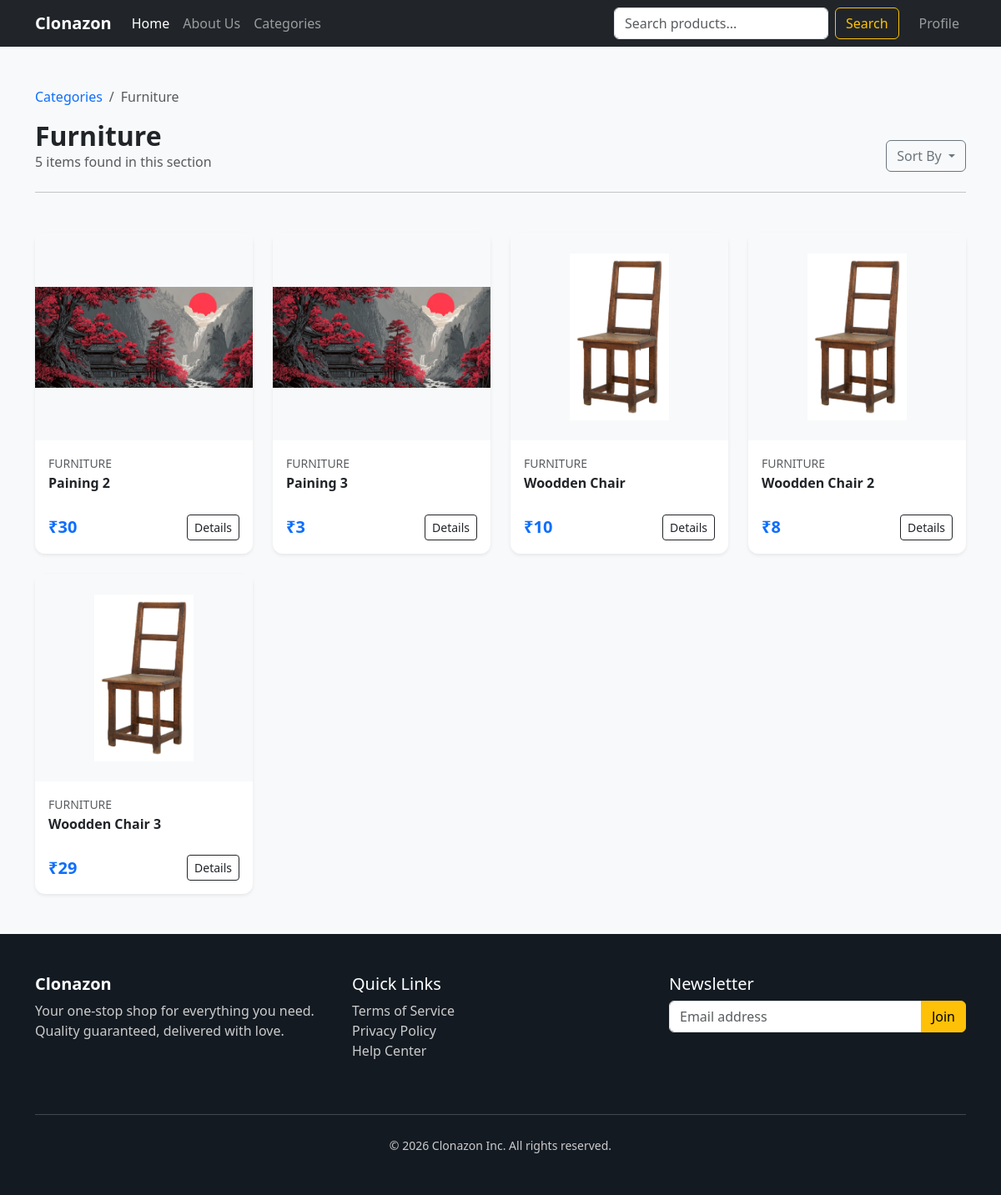
The page /categories/filter-by-category/furniture/ on the database its author committed.
### app/models.py (models this page shows, shortened)
class Category(models.Model):
    name = models.CharField(max_length=255)
    picture = models.ImageField(upload_to='category_images/')
    slug = models.SlugField(max_length=255)
    class Meta:
        verbose_name_plural = 'Categories'

class Product(models.Model):
    name = models.CharField(max_length=355)
    image = models.ImageField(upload_to='product_images/')
    description = models.TextField(max_length=855)
    price = models.PositiveIntegerField(default=0)
    country_of_origin = models.CharField(max_length=155)
    weight = models.PositiveIntegerField(default=0)
    box_components = models.CharField(max_length=455)
    category = models.ForeignKey(Category, on_delete=models.CASCADE, related_name='products')
    seller = models.ForeignKey(User, on_delete=models.CASCADE, related_name='products')
    slug = models.SlugField(max_length=355)
    discount = models.PositiveIntegerField(default=0)
    is_trending = models.BooleanField(default=False)
    created_at = models.DateTimeField(auto_now_add=True)
    updated_at = models.DateTimeField(auto_now=True)

### app/views.py (the view)
# urls.py: path('categories/filter-by-category/<slug:slug>/', views.filter_by_category, name='filter_by_category'),
def filter_by_category(request, slug):
    category = get_object_or_404(Category, slug=slug)
    filtered_products = Product.objects.filter(category=category)
    sort_type = request.GET.get('sort')
    if sort_type == 'price_low':
        filtered_products = Product.objects.filter(category=category).order_by('price')
    elif sort_type == 'price_high':
        filtered_products = Product.objects.filter(category=category).order_by('-price')
    elif sort_type == 'new':
        filtered_products = Product.objects.filter(category=category).order_by('-created_at')
    context = {
        'filtered_products': filtered_products,
        'category': category
    }
    return render(request, 'filter_by_category.html', context=context)

### app/context_processors.py (called while the page is built)
def get_categories(request):
    categories = Category.objects.all().order_by('name')
    return dict(categories=categories)

### templates/filter_by_category.html (shortened to what this page needs)
{% extends "base.html" %}
{% block content %}
<div class="container my-5">
    <nav aria-label="breadcrumb">
        <ol class="breadcrumb">
            <li class="breadcrumb-item"><a href="{% url 'categories' %}" class="text-decoration-none">Categories</a></li>
            <li class="breadcrumb-item active" aria-current="page">{{ category.name }}</li>
        </ol>
    </nav>
    <div class="d-flex justify-content-between align-items-end mb-4">
        <div>
            <h2 class="fw-bold mb-0">{{ category.name }}</h2>
            <p class="text-muted mb-0">{{ filtered_products.count }} items found in this section</p>
        </div>
        <div class="dropdown">
            <button class="btn btn-outline-secondary dropdown-toggle" type="button" data-bs-toggle="dropdown">
                Sort By
            </button>
        </div>
    </div>
    <hr class="mb-5">
    <div class="row g-4">
        {% for product in filtered_products %}
        <div class="col-12 col-sm-6 col-md-4 col-lg-3">
            <div class="card h-100 border-0 shadow-sm product-card">
                <div class="position-relative overflow-hidden bg-light d-flex align-items-center justify-content-center" style="height: 250px;">
                    {% if product.image %}
                        <img src="{{ product.image.url }}"
                             class="img-fluid"
                             style="max-height: 200px; width: auto; object-fit: contain;"
                             alt="{{ product.name }}">
                    {% else %}
                        <img src="https://via.placeholder.com/250x250?text=No+Image" class="img-fluid" alt="No image">
                    {% endif %}
                    <div class="product-overlay">
                    </div>
                </div>
                <div class="card-body">
                    <p class="text-uppercase text-muted small mb-1">{{ category.name }}</p>
                    <h5 class="card-title h6 fw-bold mb-2" style="height: 2.4em; overflow: hidden;">
                        {{ product.name }}
                    </h5>
                    <div class="d-flex justify-content-between align-items-center">
                        <span class="text-primary fw-bold fs-5">₹{{ product.price }}</span>
                        <a href="#" class="btn btn-sm btn-outline-dark">Details</a>
                    </div>
                </div>
            </div>
        </div>
        {% endfor %}
    </div>
</div>
{% endblock %}

### templates/base.html (shortened to what this page needs)
<!DOCTYPE html>
<html lang="en">
<head>
    <link href="https://cdn.jsdelivr.net/npm/bootstrap@5.3.3/dist/css/bootstrap.min.css" rel="stylesheet">
</head>
<body>
    <nav class="navbar navbar-expand-lg navbar-dark bg-dark sticky-top">
        <div class="container">
            <a class="navbar-brand fw-bold" href="#">Clonazon</a>
            <div class="collapse navbar-collapse" id="navbarNav">
                <ul class="navbar-nav me-auto">
                    <li class="nav-item"><a class="nav-link active" href="/">Home</a></li>
                    <li class="nav-item"><a class="nav-link" href="#">About Us</a></li>
                    <li class="nav-item"><a class="nav-link" href='{% url "categories" %}'>Categories</a></li>
                </ul>
                <form class="d-flex me-3" method="GET" action='{% url "search_products" %}'>
                    <input class="form-control me-2" type="search" name="search_query" placeholder="Search products...">
                    <button class="btn btn-outline-warning" type="submit">Search</button>
                </form>
                <div class="navbar-nav">
                    <a class="nav-link" href="#">Profile</a>
                </div>
            </div>
        </div>
    </nav>
    {% block content %}{% endblock content %}
    <footer class="py-5 mt-auto">
        <div class="container text-center text-md-start">
            <div class="row">
                <div class="col-md-4 mb-4">
                    <h5 class="text-white fw-bold">Clonazon</h5>
                    <p>Your one-stop shop for everything you need. Quality guaranteed, delivered with love.</p>
                </div>
                <div class="col-md-4 mb-4">
                    <h5 class="text-white">Quick Links</h5>
                    <ul class="list-unstyled">
                        <li><a href="#" class="text-decoration-none text-reset">Terms of Service</a></li>
                        <li><a href="#" class="text-decoration-none text-reset">Privacy Policy</a></li>
                        <li><a href="#" class="text-decoration-none text-reset">Help Center</a></li>
                    </ul>
                </div>
                <div class="col-md-4">
                    <h5 class="text-white">Newsletter</h5>
                    <div class="input-group">
                        <input type="text" class="form-control" placeholder="Email address">
                        <button class="btn btn-warning">Join</button>
                    </div>
                </div>
            </div>
            <hr class="my-4 bg-secondary">
            <div class="text-center">
                <small>&copy; 2026 Clonazon Inc. All rights reserved.</small>
            </div>
        </div>
    </footer>
</body>
</html>

### templates/base.html (style rules this page uses)
body { background-color: #f8f9fa; }
.card { transition: transform 0.2s; border: none; box-shadow: 0 4px 6px rgba(0,0,0,0.1); }
footer { background: #131a22; color: #ccc; }

### templates/filter_by_category.html (style rules this page uses)
.product-card { transition: all 0.3s ease; border-radius: 12px; }
.product-overlay { position: absolute; bottom: -50px; left: 0; right: 0; background: rgba(255, 255, 255, 0.9); padding: 10px; text-align: center; transition: bottom 0.3s ease; }

### rows shown on the page
Category: name "Furniture", name "FURNITURE"
Product: image (picture), name "Paining 2", price "30"
Product: image (picture), name "Paining 3", price "3"
Product: image (picture), name "Woodden Chair", price "10"
Product: image (picture), name "Woodden Chair 2", price "8"
Product: image (picture), name "Woodden Chair 3", price "29"

### other values the page prints
{{ filtered_products.count }} "5"
